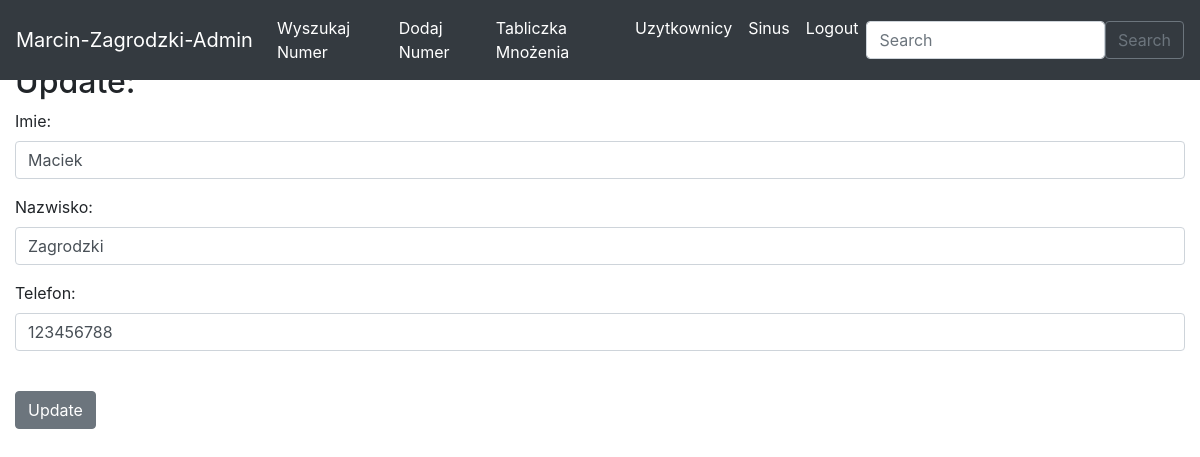
The page /update_ksiazka/7 (signed in) on the database its author committed.
### main/models.py (models this page shows, shortened)
class Ksiazka(models.Model):
    imie = models.CharField(max_length=30, unique=False)
    nazwisko = models.TextField(max_length=30, blank=True, null=True)
    telefon = models.CharField(null=False, blank=False, unique=True, max_length=9)
    data_dodania = models.DateTimeField(auto_now_add=True, blank=True, null=True)
    updated = models.DateTimeField(auto_now=True, blank=True, null=True)

### main/views.py (the view)
# urls.py: path("update_ksiazka/<ksiazka_id>", views.update_ksiazka, name="update_ksiazka"),
def update_ksiazka(request, ksiazka_id):
    ksiazka = Ksiazka.objects.get(pk=ksiazka_id)
    form = AddKsiazka(request.POST or None, instance=ksiazka)
    if form.is_valid():
        update_logiczne = form.save(commit=False)
        update_logiczne.save()
        return redirect("browse")
    context = {
        'ksiazka': ksiazka,
        'form': form,
    }
    return render(request, "main/update_ksiazka.html", context)

### main/forms.py
class AddKsiazka(ModelForm):
    class Meta:
        model = Ksiazka
        fields = ('imie', 'nazwisko', 'telefon',)
        labels = {
        }
        widgets = {
            'imie': forms.TextInput(attrs={'class':'form-control'}),
            'nazwisko': forms.TextInput(attrs={'class':'form-control'}),
            'telefon': forms.TextInput(attrs={'class':'form-control'}),
        }

### main/templates/main/update_ksiazka.html (shortened to what this page needs)
{% extends 'main/base.html' %}
{% block content %}
<br><br>
<div>
<h2> Update:</h2>
<form action="" method="POST">
    {{ form.as_p }}
    <br>
    <input type="submit" value="Update" class="btn btn-secondary">
</form>
</div>
{% endblock %}

### main/templates/main/base.html (shortened to what this page needs)
<!DOCTYPE html>
<html>
<head>
    <link rel="stylesheet" href="https://cdn.jsdelivr.net/npm/bootstrap@4.3.1/dist/css/bootstrap.min.css">
</head>
<body style="margin: 15px">
<div>
<nav class="navbar navbar-expand-md navbar-dark bg-dark fixed-top">
    <a class="navbar-brand" href="#">{{ user.username }}</a>
    <div class="collapse navbar-collapse" id="navbarsExampleDefault">
        <ul class="navbar-nav mr-auto">
            <li class="nav-item active">
                <a class="nav-link" href="../browse">Wyszukaj Numer</a>
            </li>
            <li class="nav-item active">
                <a class="nav-link" href="../addtopic">Dodaj Numer</a>
            </li>
            <li class="nav-item active">
                <a class="nav-link" href="../tabliczka">Tabliczka Mnożenia</a>
            </li>
            <li class="nav-item active">
                <a class="nav-link" href="../ranking">Uzytkownicy</a>
            </li>
            <li class="nav-item active">
                <a class="nav-link" href="../wykresy">Sinus</a>
            </li>
            <li class="nav-item active" >
                <a class="nav-link" href="../logout">Logout</a>
            </li>
        </ul>
        <form class ="d-flex" method="POST" action="{% url 'search' %}">
            <input class="form-control me-2" type="search" placeholder="Search" aria-label="Search" name="searched"><button class="btn btn-outline-secondary" type="submit">Search</button>
        </form>
    </div>
</nav>
</div>
{% if user.is_authenticated %}
    {% block content %}
    {% endblock %}
{% else %}
    <br><br>
    <p>You Need to <a href="/login">Login</a></p>
{% endif %}
</body>
</html>
</html>

### rows shown on the page
Ksiazka: imie "Maciek", nazwisko "Zagrodzki", telefon "123456788"

### other values the page prints
{{ user.username }} "Marcin-Zagrodzki-Admin"
